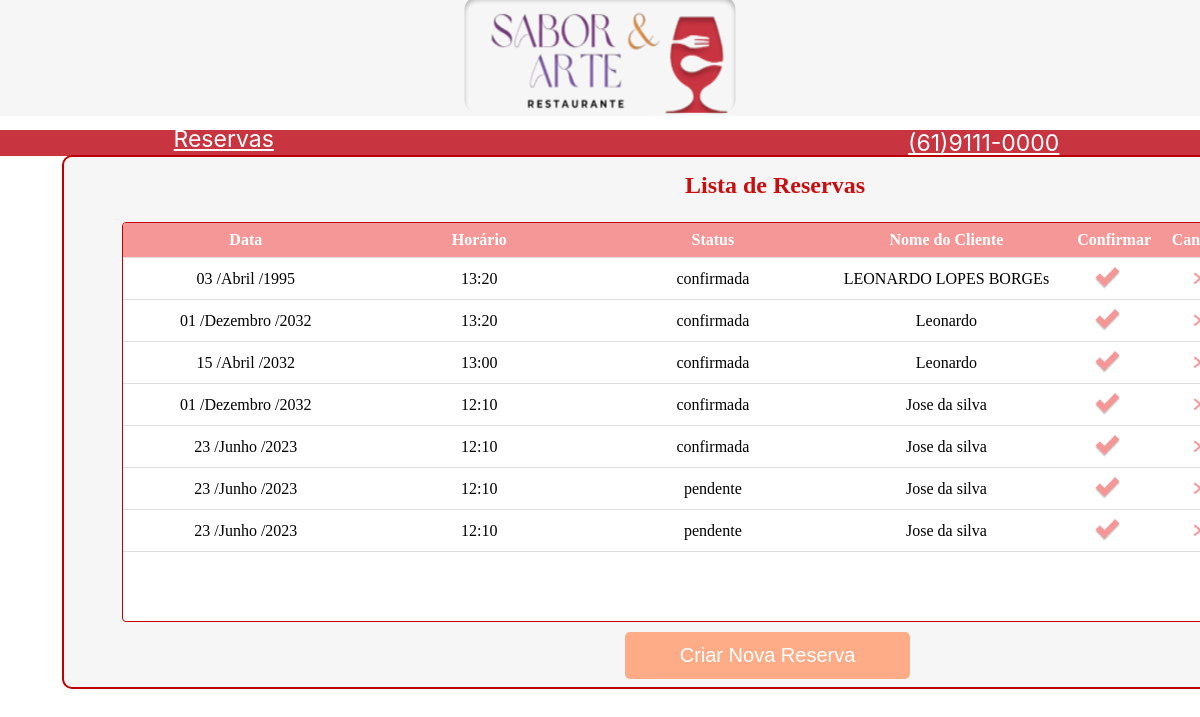
Before: / with the older database file.
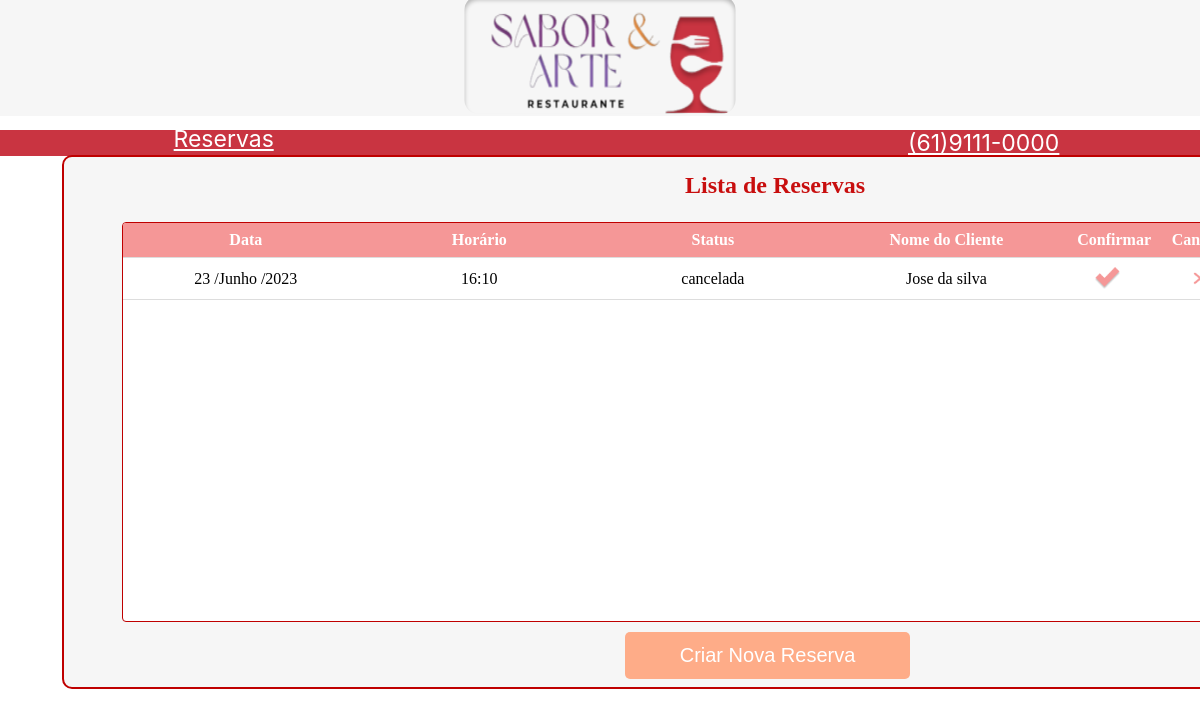
After: the same page with the newer database file.
### booking/models.py (models this page shows, shortened)
class Reserva(models.Model):
    STATUS_CHOICES = (
        ('pendente', 'Pendente'),
        ('confirmada', 'Confirmada'),
        ('cancelada', 'Cancelada'),
    )
    nome = models.CharField(max_length=100)
    email = models.EmailField()
    numero_pessoas = models.PositiveIntegerField()
    data = models.DateField()
    horario = models.TimeField()
    mesas_reservadas = models.IntegerField(default=0)
    status = models.CharField(max_length=10, choices=STATUS_CHOICES, default='pendente')
    chegada_confirmada = models.BooleanField(default=False)
    objects = models.Manager()

### booking/views.py (the view)
# urls.py: path('', views.listar_reservas, name='listar_reservas'),
def listar_reservas(request):
    reservas = Reserva.objects.all()
    return render(request, "listar_reservas.html", {"reservas": reservas})

### booking/templates/listar_reservas.html (shortened to what this page needs)
{% load static %}
{% block content %}
{% include 'header.html' %}
{% load i18n %}
<main class="main-container">
  <div class="content-container">
    <h2>Lista de Reservas</h2>
    {% if reservas %}
    <table class="table">
      <thead class="num">
        <tr>
          <th>Data</th>
          <th>Horário</th>
          <th>Status</th>
          <th>Nome do Cliente</th>
          <th class="agei">Confirmar</th>
          <th class="agei">Cancelar</th>
        </tr>
      </thead>
      <tbody>
        {% for reserva in reservas %}
        <tr>
          {% load i18n %}
          <td>
            {{ reserva.data|date:"d /F /Y" }}
        </td>
          <td>{{ reserva.horario }}</td>
          <td>{{ reserva.status }}</td>
          <td class="name">{{ reserva.nome }}</td>
          <td class="agei">
            <a class="lis" href="{% url 'confirmar_chegada' reserva.id %}">
              <img class="img" src="{% static 'images/check.png' %}" alt="Logo do Meu Restaurante">
            </a>
          </td>
          <td class="agei">
            <a class="lis" href="{% url 'cancelar_reserva' reserva.id %}">
              <img class="img" src="{% static 'images/close.png' %}" alt="Logo do Meu Restaurante">
            </a>
          </td>
        </tr>
        {% empty %}
        <tr>
          <td colspan="5">Nenhuma reserva encontrada.</td>
        </tr>
        {% endfor %}
      </tbody>
    </table>
    <button class="cris">
        <a class="cri" href="{% url 'criar_reserva' %}">Criar Nova Reserva</a>
    </button>
    {% else %}
    <p class="anuncio">Nenhuma reserva encontrada.</p>
    <button class="cris">
      <a class="cri" href="{% url 'criar_reserva' %}">Criar Nova Reserva</a>
    </button>
    {% endif %}
  </div>
</main>
{% endblock %}

### booking/templates/header.html (shortened to what this page needs)
{% load static %}
<header>
  <div class="subtopo">
    <li class="lista"><a class="reser" href="{% url 'listar_reservas' %}" style="color: #FFFFFF;">Reservas</a></li>
    <p class="paragra">
      (61)9111-0000
    </p>
  </div>
  <img src="{% static 'images/logo.png' %}" alt="Logo do Meu Restaurante" style="position: absolute; width: 271px; height: 118px; left: 50%; transform: translateX(-50%); top: -4px; box-shadow: inset 0px 4px 4px rgba(0, 0, 0, 0.25); border-radius: 14px;">
</header>

### booking/templates/header.html (style rules this page uses)
@media (min-width: 1200px) { header { text-align: center; } }
@media (min-width: 1200px) { .paragra { position: absolute; width: 163px; height: 16px; left: 75.67% !important; right: 15.25%; top: -18px; font-family: 'Inter'; font-style: normal; font-weight: 400; font-size: 23px; line-height: 15px; display: flex; align-items: center; text-align: center; text-decoration-line: underline; color: #FFFFFF; } }
@media (min-width: 1200px) { .reser { margin-left: -55px; } }
@media (min-width: 1200px) { .lista { position: absolute; width: 263px; height: 16px; left: 30% !important; transform: translateX(-50%); top: 1px; font-family: 'Inter'; font-style: normal; font-weight: 400; font-size: 23px; line-height: 15px; display: flex; align-items: center; text-align: center; text-decoration-line: underline; } }
@media (min-width: 1200px) { .subtopo { position: absolute; height: 25.5px; width: 100%; bottom: 0%; left: 0; top: 16.3%; background: #C93441; border-radius: 0; } }
@media screen and (min-width: 767px) { header { text-align: center; } }
p { margin-right: 155px; }
.paragra { position: absolute; width: 163px; height: 16px; left: 65.67%; right: 5.25%; top: -18px; font-family: 'Inter'; font-style: normal; font-weight: 400; font-size: 23px; line-height: 15px; display: flex; align-items: center; text-align: center; text-decoration-line: underline; color: #FFFFFF; }
.reser { margin-left: -55px; }
.lista { position: absolute; width: 263px; height: 16px; left: 50%; transform: translateX(-50%); top: 1px; font-family: 'Inter'; font-style: normal; font-weight: 400; font-size: 23px; line-height: 15px; display: flex; align-items: center; text-align: center; text-decoration-line: underline; }
.subtopo { position: absolute; height: 25.5px; width: 100%; bottom: 0%; left: 0; top: 16.3%; background: #C93441; border-radius: 0; }

### booking/templates/listar_reservas.html (style rules this page uses)
h2 { position: relative; font-family: Georgia, serif; font-weight: bold; text-align: center; margin-top: 15px; color: #c80e0e; }
.content-container { display: flex; flex-direction: column; align-items: center; text-align: center; padding: 0 15px; }
table { width: 110%; border-collapse: collapse; margin-bottom: 50px; }
.lis { display: inline-block; padding: 1px ; background-color: ; color: #2196f3; text-decoration: none; margin-right: 10px; }
.main-container { position: absolute; width: 1422px; height: 530px; left: 62px; top: 155px; background: #F6F6F6; border: 2px solid #BF0000; border-radius: 10px; }
.table { box-sizing: border-box; display: flex; flex-direction: column; align-items: center; padding: 0px; border-collapse: collapse; width: 92%; position: absolute; height: 400px; left: 58px; top: 65px; background: #FFFFFF; border: 1px solid #BF0000; border-radius: 4px; overflow-y: scroll; scroll-behavior: smooth; }
.table thead tr, .table tbody tr { display: table; width: 100%; table-layout: fixed; }
.table th, .table td { text-align: center; padding: 8px; padding-left: 20px; border-bottom: 1px solid #ddd; }
.table th { background-color: #F59797;; vertical-align: middle; color: white; }
.table td { vertical-align: middle; }
.table a { margin-right: 5px; }
.cri { color: white; font-family: "Gill Sans", sans-serif; font-size: 20px; text-decoration: none ; }
.cris { position: absolute; width: 20%; padding: 12px; background-color: #FEAC88; color: #fff !important; border: none; margin-top: 475px !important; border-radius: 5px; cursor: pointer; margin: 16px; margin-left: 1px; }
.agei { width: 65px; }
.img { width: 27px; height: 23px; left: 1072px; top: 546px; }

Changed rows visible on the page:
removed Reserva: data "03 /Abril /1995", horario "13:20", status "confirmada", nome "LEONARDO LOPES BORGEs"
removed Reserva: data "01 /Dezembro /2032", horario "13:20", status "confirmada", nome "Leonardo"
removed Reserva: data "15 /Abril /2032", horario "13:00", status "confirmada", nome "Leonardo"
removed Reserva: data "01 /Dezembro /2032", horario "12:10", status "confirmada", nome "Jose da silva"
removed Reserva: data "23 /Junho /2023", horario "12:10", status "confirmada", nome "Jose da silva"
removed Reserva: data "23 /Junho /2023", horario "12:10", status "pendente", nome "Jose da silva"
removed Reserva: data "23 /Junho /2023", horario "12:10", status "pendente", nome "Jose da silva"
added Reserva: data "23 /Junho /2023", horario "16:10", status "cancelada", nome "Jose da silva"
